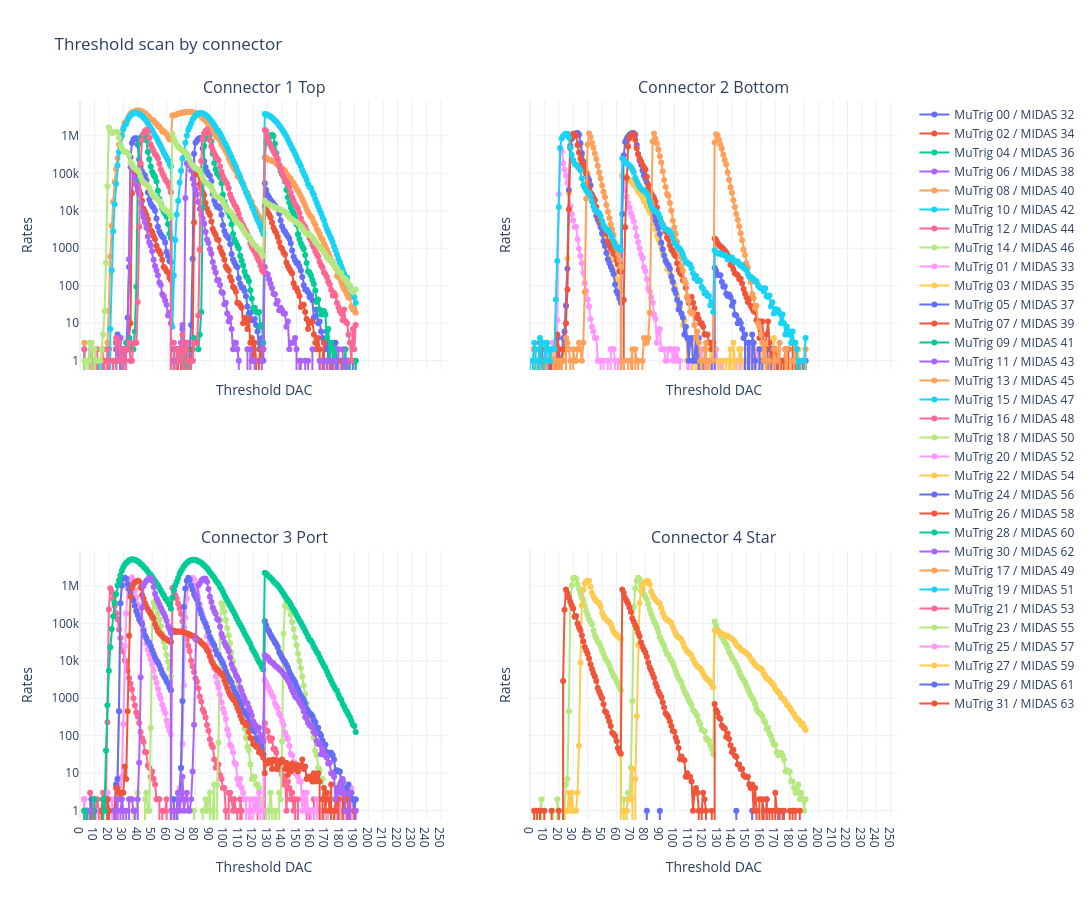

The cell this chart's notebook holds for it:
### Code cell
# Threshold scan display, MIDAS channel -> MuTrig channel mapping

import json
import numpy as np
import plotly.graph_objects as go
from plotly.subplots import make_subplots


FILENAME = "/home/nemu/musip/scripts/MutrigScripts/data/FP_adptrB.json"

FIRST_MIDAS_CHANNEL = 32     # first MIDAS channel corresponding to MuTrig 00
N_MUTRIG_CHANNELS = 32
PLOT_BY_CON = True           # True: connector layout, False: MuTrig groups 00-07, 08-15, ...

CONNECTORS = {
    "Connector 1 Top":    list(range(0, 16, 2)),
    "Connector 2 Bottom": list(range(1, 16, 2)),
    "Connector 3 Port":   list(range(16, 32, 2)),
    "Connector 4 Star":   list(range(17, 32, 2)),
}

GROUPS = {
    "MuTrig 00-07": list(range(0, 8)),
    "MuTrig 08-15": list(range(8, 16)),
    "MuTrig 16-23": list(range(16, 24)),
    "MuTrig 24-31": list(range(24, 32)),
}

with open(FILENAME, "r") as f:
    data = json.load(f)

plot_groups = CONNECTORS if PLOT_BY_CON else GROUPS

fig = make_subplots(
    rows=2,
    cols=2,
    subplot_titles=list(plot_groups.keys()),
    shared_xaxes=True,
    shared_yaxes=True,
)

all_rates = []

for i, (title, mutrig_channels) in enumerate(plot_groups.items()):
    row = i // 2 + 1
    col = i % 2 + 1

    for mt in mutrig_channels:
        midas = FIRST_MIDAS_CHANNEL + mt

        if midas >= len(data["th"]) or midas >= len(data["rates"]):
            continue
        if len(data["th"][midas]) == 0 or len(data["rates"][midas]) == 0:
            continue

        th = np.array(data["th"][midas])
        rates = np.array(data["rates"][midas])
        all_rates.extend(rates[rates > 0])

        fig.add_trace(
            go.Scatter(
                x=th,
                y=rates,
                mode="lines+markers",
                name=f"MuTrig {mt:02d} / MIDAS {midas}",
                hovertemplate=(
                    f"MuTrig {mt:02d}<br>"
                    f"MIDAS {midas}<br>"
                    "Threshold DAC: %{x}<br>"
                    "Rate: %{y:.3g}<extra></extra>"
                ),
            ),
            row=row,
            col=col,
        )

yrange = [-1, 5]
if len(all_rates):
    yrange = [
        np.log10(min(all_rates)) - 0.25,
        np.log10(max(all_rates)) + 0.25,
    ]

fig.update_xaxes(
    title_text="Threshold DAC",
    range=[0, 255],
    tickmode="linear",
    dtick=10,
)

fig.update_yaxes(
    title_text="Rates",
    type="log",
    range=yrange,
)

fig.update_layout(
    title=(
        "Threshold scan by connector"
        if PLOT_BY_CON else
        "Threshold scan by MuTrig channel group"
    ),
    height=900,
    width=1400,
    template="plotly_white",
    hovermode="closest",
    legend=dict(
        groupclick="toggleitem",
        itemclick="toggle",
        itemdoubleclick="toggleothers",
    ),
)

fig.show()

### Figure 1 — Plotly figure (JSON) as saved in the notebook; plotly's stock layout.template omitted (floating-point values rounded to 4 significant figures; data arrays with more than 128 entries replaced by an {"elided": "..."} marker saying what was removed)
{"data": [{"hovertemplate": "MuTrig 00<br>MIDAS 32<br>Threshold DAC: %{x}<br>Rate: %{y:.3g}<extra></extra>", "mode": "lines+markers", "name": "MuTrig 00 / MIDAS 32", "type": "scatter", "x": {"elided": "192 int values"}, "xaxis": "x", "y": {"elided": "192 int values"}, "yaxis": "y"}, {"hovertemplate": "MuTrig 02<br>MIDAS 34<br>Threshold DAC: %{x}<br>Rate: %{y:.3g}<extra></extra>", "mode": "lines+markers", "name": "MuTrig 02 / MIDAS 34", "type": "scatter", "x": {"elided": "192 int values"}, "xaxis": "x", "y": {"elided": "192 int values"}, "yaxis": "y"}, {"hovertemplate": "MuTrig 04<br>MIDAS 36<br>Threshold DAC: %{x}<br>Rate: %{y:.3g}<extra></extra>", "mode": "lines+markers", "name": "MuTrig 04 / MIDAS 36", "type": "scatter", "x": {"elided": "192 int values"}, "xaxis": "x", "y": {"elided": "192 int values"}, "yaxis": "y"}, {"hovertemplate": "MuTrig 06<br>MIDAS 38<br>Threshold DAC: %{x}<br>Rate: %{y:.3g}<extra></extra>", "mode": "lines+markers", "name": "MuTrig 06 / MIDAS 38", "type": "scatter", "x": {"elided": "192 int values"}, "xaxis": "x", "y": {"elided": "192 int values"}, "yaxis": "y"}, {"hovertemplate": "MuTrig 08<br>MIDAS 40<br>Threshold DAC: %{x}<br>Rate: %{y:.3g}<extra></extra>", "mode": "lines+markers", "name": "MuTrig 08 / MIDAS 40", "type": "scatter", "x": {"elided": "192 int values"}, "xaxis": "x", "y": {"elided": "192 int values"}, "yaxis": "y"}, {"hovertemplate": "MuTrig 10<br>MIDAS 42<br>Threshold DAC: %{x}<br>Rate: %{y:.3g}<extra></extra>", "mode": "lines+markers", "name": "MuTrig 10 / MIDAS 42", "type": "scatter", "x": {"elided": "192 int values"}, "xaxis": "x", "y": {"elided": "192 int values"}, "yaxis": "y"}, {"hovertemplate": "MuTrig 12<br>MIDAS 44<br>Threshold DAC: %{x}<br>Rate: %{y:.3g}<extra></extra>", "mode": "lines+markers", "name": "MuTrig 12 / MIDAS 44", "type": "scatter", "x": {"elided": "192 int values"}, "xaxis": "x", "y": {"elided": "192 int values"}, "yaxis": "y"}, {"hovertemplate": "MuTrig 14<br>MIDAS 46<br>Threshold DAC: %{x}<br>Rate: %{y:.3g}<extra></extra>", "mode": "lines+markers", "name": "MuTrig 14 / MIDAS 46", "type": "scatter", "x": {"elided": "192 int values"}, "xaxis": "x", "y": {"elided": "192 int values"}, "yaxis": "y"}, {"hovertemplate": "MuTrig 01<br>MIDAS 33<br>Threshold DAC: %{x}<br>Rate: %{y:.3g}<extra></extra>", "mode": "lines+markers", "name": "MuTrig 01 / MIDAS 33", "type": "scatter", "x": {"elided": "192 int values"}, "xaxis": "x2", "y": {"elided": "192 int values"}, "yaxis": "y2"}, {"hovertemplate": "MuTrig 03<br>MIDAS 35<br>Threshold DAC: %{x}<br>Rate: %{y:.3g}<extra></extra>", "mode": "lines+markers", "name": "MuTrig 03 / MIDAS 35", "type": "scatter", "x": {"elided": "192 int values"}, "xaxis": "x2", "y": {"elided": "192 int values"}, "yaxis": "y2"}, {"hovertemplate": "MuTrig 05<br>MIDAS 37<br>Threshold DAC: %{x}<br>Rate: %{y:.3g}<extra></extra>", "mode": "lines+markers", "name": "MuTrig 05 / MIDAS 37", "type": "scatter", "x": {"elided": "192 int values"}, "xaxis": "x2", "y": {"elided": "192 int values"}, "yaxis": "y2"}, {"hovertemplate": "MuTrig 07<br>MIDAS 39<br>Threshold DAC: %{x}<br>Rate: %{y:.3g}<extra></extra>", "mode": "lines+markers", "name": "MuTrig 07 / MIDAS 39", "type": "scatter", "x": {"elided": "192 int values"}, "xaxis": "x2", "y": {"elided": "192 int values"}, "yaxis": "y2"}, {"hovertemplate": "MuTrig 09<br>MIDAS 41<br>Threshold DAC: %{x}<br>Rate: %{y:.3g}<extra></extra>", "mode": "lines+markers", "name": "MuTrig 09 / MIDAS 41", "type": "scatter", "x": {"elided": "192 int values"}, "xaxis": "x2", "y": {"elided": "192 int values"}, "yaxis": "y2"}, {"hovertemplate": "MuTrig 11<br>MIDAS 43<br>Threshold DAC: %{x}<br>Rate: %{y:.3g}<extra></extra>", "mode": "lines+markers", "name": "MuTrig 11 / MIDAS 43", "type": "scatter", "x": {"elided": "192 int values"}, "xaxis": "x2", "y": {"elided": "192 int values"}, "yaxis": "y2"}, {"hovertemplate": "MuTrig 13<br>MIDAS 45<br>Threshold DAC: %{x}<br>Rate: %{y:.3g}<extra></extra>", "mode": "lines+markers", "name": "MuTrig 13 / MIDAS 45", "type": "scatter", "x": {"elided": "192 int values"}, "xaxis": "x2", "y": {"elided": "192 int values"}, "yaxis": "y2"}, {"hovertemplate": "MuTrig 15<br>MIDAS 47<br>Threshold DAC: %{x}<br>Rate: %{y:.3g}<extra></extra>", "mode": "lines+markers", "name": "MuTrig 15 / MIDAS 47", "type": "scatter", "x": {"elided": "192 int values"}, "xaxis": "x2", "y": {"elided": "192 int values"}, "yaxis": "y2"}, {"hovertemplate": "MuTrig 16<br>MIDAS 48<br>Threshold DAC: %{x}<br>Rate: %{y:.3g}<extra></extra>", "mode": "lines+markers", "name": "MuTrig 16 / MIDAS 48", "type": "scatter", "x": {"elided": "192 int values"}, "xaxis": "x3", "y": {"elided": "192 int values"}, "yaxis": "y3"}, {"hovertemplate": "MuTrig 18<br>MIDAS 50<br>Threshold DAC: %{x}<br>Rate: %{y:.3g}<extra></extra>", "mode": "lines+markers", "name": "MuTrig 18 / MIDAS 50", "type": "scatter", "x": {"elided": "192 int values"}, "xaxis": "x3", "y": {"elided": "192 int values"}, "yaxis": "y3"}, {"hovertemplate": "MuTrig 20<br>MIDAS 52<br>Threshold DAC: %{x}<br>Rate: %{y:.3g}<extra></extra>", "mode": "lines+markers", "name": "MuTrig 20 / MIDAS 52", "type": "scatter", "x": {"elided": "192 int values"}, "xaxis": "x3", "y": {"elided": "192 int values"}, "yaxis": "y3"}, {"hovertemplate": "MuTrig 22<br>MIDAS 54<br>Threshold DAC: %{x}<br>Rate: %{y:.3g}<extra></extra>", "mode": "lines+markers", "name": "MuTrig 22 / MIDAS 54", "type": "scatter", "x": {"elided": "192 int values"}, "xaxis": "x3", "y": {"elided": "192 int values"}, "yaxis": "y3"}, {"hovertemplate": "MuTrig 24<br>MIDAS 56<br>Threshold DAC: %{x}<br>Rate: %{y:.3g}<extra></extra>", "mode": "lines+markers", "name": "MuTrig 24 / MIDAS 56", "type": "scatter", "x": {"elided": "192 int values"}, "xaxis": "x3", "y": {"elided": "192 int values"}, "yaxis": "y3"}, {"hovertemplate": "MuTrig 26<br>MIDAS 58<br>Threshold DAC: %{x}<br>Rate: %{y:.3g}<extra></extra>", "mode": "lines+markers", "name": "MuTrig 26 / MIDAS 58", "type": "scatter", "x": {"elided": "192 int values"}, "xaxis": "x3", "y": {"elided": "192 int values"}, "yaxis": "y3"}, {"hovertemplate": "MuTrig 28<br>MIDAS 60<br>Threshold DAC: %{x}<br>Rate: %{y:.3g}<extra></extra>", "mode": "lines+markers", "name": "MuTrig 28 / MIDAS 60", "type": "scatter", "x": {"elided": "192 int values"}, "xaxis": "x3", "y": {"elided": "192 int values"}, "yaxis": "y3"}, {"hovertemplate": "MuTrig 30<br>MIDAS 62<br>Threshold DAC: %{x}<br>Rate: %{y:.3g}<extra></extra>", "mode": "lines+markers", "name": "MuTrig 30 / MIDAS 62", "type": "scatter", "x": {"elided": "192 int values"}, "xaxis": "x3", "y": {"elided": "192 int values"}, "yaxis": "y3"}, {"hovertemplate": "MuTrig 17<br>MIDAS 49<br>Threshold DAC: %{x}<br>Rate: %{y:.3g}<extra></extra>", "mode": "lines+markers", "name": "MuTrig 17 / MIDAS 49", "type": "scatter", "x": {"elided": "192 int values"}, "xaxis": "x4", "y": {"elided": "192 int values"}, "yaxis": "y4"}, {"hovertemplate": "MuTrig 19<br>MIDAS 51<br>Threshold DAC: %{x}<br>Rate: %{y:.3g}<extra></extra>", "mode": "lines+markers", "name": "MuTrig 19 / MIDAS 51", "type": "scatter", "x": {"elided": "192 int values"}, "xaxis": "x4", "y": {"elided": "192 int values"}, "yaxis": "y4"}, {"hovertemplate": "MuTrig 21<br>MIDAS 53<br>Threshold DAC: %{x}<br>Rate: %{y:.3g}<extra></extra>", "mode": "lines+markers", "name": "MuTrig 21 / MIDAS 53", "type": "scatter", "x": {"elided": "192 int values"}, "xaxis": "x4", "y": {"elided": "192 int values"}, "yaxis": "y4"}, {"hovertemplate": "MuTrig 23<br>MIDAS 55<br>Threshold DAC: %{x}<br>Rate: %{y:.3g}<extra></extra>", "mode": "lines+markers", "name": "MuTrig 23 / MIDAS 55", "type": "scatter", "x": {"elided": "192 int values"}, "xaxis": "x4", "y": {"elided": "192 int values"}, "yaxis": "y4"}, {"hovertemplate": "MuTrig 25<br>MIDAS 57<br>Threshold DAC: %{x}<br>Rate: %{y:.3g}<extra></extra>", "mode": "lines+markers", "name": "MuTrig 25 / MIDAS 57", "type": "scatter", "x": {"elided": "192 int values"}, "xaxis": "x4", "y": {"elided": "192 int values"}, "yaxis": "y4"}, {"hovertemplate": "MuTrig 27<br>MIDAS 59<br>Threshold DAC: %{x}<br>Rate: %{y:.3g}<extra></extra>", "mode": "lines+markers", "name": "MuTrig 27 / MIDAS 59", "type": "scatter", "x": {"elided": "192 int values"}, "xaxis": "x4", "y": {"elided": "192 int values"}, "yaxis": "y4"}, {"hovertemplate": "MuTrig 29<br>MIDAS 61<br>Threshold DAC: %{x}<br>Rate: %{y:.3g}<extra></extra>", "mode": "lines+markers", "name": "MuTrig 29 / MIDAS 61", "type": "scatter", "x": {"elided": "192 int values"}, "xaxis": "x4", "y": {"elided": "192 int values"}, "yaxis": "y4"}, {"hovertemplate": "MuTrig 31<br>MIDAS 63<br>Threshold DAC: %{x}<br>Rate: %{y:.3g}<extra></extra>", "mode": "lines+markers", "name": "MuTrig 31 / MIDAS 63", "type": "scatter", "x": {"elided": "192 int values"}, "xaxis": "x4", "y": {"elided": "192 int values"}, "yaxis": "y4"}], "layout": {"annotations": [{"font": {"size": 16}, "showarrow": false, "text": "Connector 1 Top", "x": 0.225, "xanchor": "center", "xref": "paper", "y": 1, "yanchor": "bottom", "yref": "paper"}, {"font": {"size": 16}, "showarrow": false, "text": "Connector 2 Bottom", "x": 0.775, "xanchor": "center", "xref": "paper", "y": 1, "yanchor": "bottom", "yref": "paper"}, {"font": {"size": 16}, "showarrow": false, "text": "Connector 3 Port", "x": 0.225, "xanchor": "center", "xref": "paper", "y": 0.375, "yanchor": "bottom", "yref": "paper"}, {"font": {"size": 16}, "showarrow": false, "text": "Connector 4 Star", "x": 0.775, "xanchor": "center", "xref": "paper", "y": 0.375, "yanchor": "bottom", "yref": "paper"}], "height": 900, "hovermode": "closest", "legend": {"groupclick": "toggleitem", "itemclick": "toggle", "itemdoubleclick": "toggleothers"}, "title": {"text": "Threshold scan by connector"}, "width": 1400, "xaxis": {"anchor": "y", "domain": [0, 0.45], "dtick": 10, "matches": "x3", "range": [0, 255], "showticklabels": false, "tickmode": "linear", "title": {"text": "Threshold DAC"}}, "xaxis2": {"anchor": "y2", "domain": [0.55, 1], "dtick": 10, "matches": "x4", "range": [0, 255], "showticklabels": false, "tickmode": "linear", "title": {"text": "Threshold DAC"}}, "xaxis3": {"anchor": "y3", "domain": [0, 0.45], "dtick": 10, "range": [0, 255], "tickmode": "linear", "title": {"text": "Threshold DAC"}}, "xaxis4": {"anchor": "y4", "domain": [0.55, 1], "dtick": 10, "range": [0, 255], "tickmode": "linear", "title": {"text": "Threshold DAC"}}, "yaxis": {"anchor": "x", "domain": [0.625, 1], "range": [-0.25, 6.957], "title": {"text": "Rates"}, "type": "log"}, "yaxis2": {"anchor": "x2", "domain": [0.625, 1], "matches": "y", "range": [-0.25, 6.957], "showticklabels": false, "title": {"text": "Rates"}, "type": "log"}, "yaxis3": {"anchor": "x3", "domain": [0, 0.375], "range": [-0.25, 6.957], "title": {"text": "Rates"}, "type": "log"}, "yaxis4": {"anchor": "x4", "domain": [0, 0.375], "matches": "y3", "range": [-0.25, 6.957], "showticklabels": false, "title": {"text": "Rates"}, "type": "log"}}}
